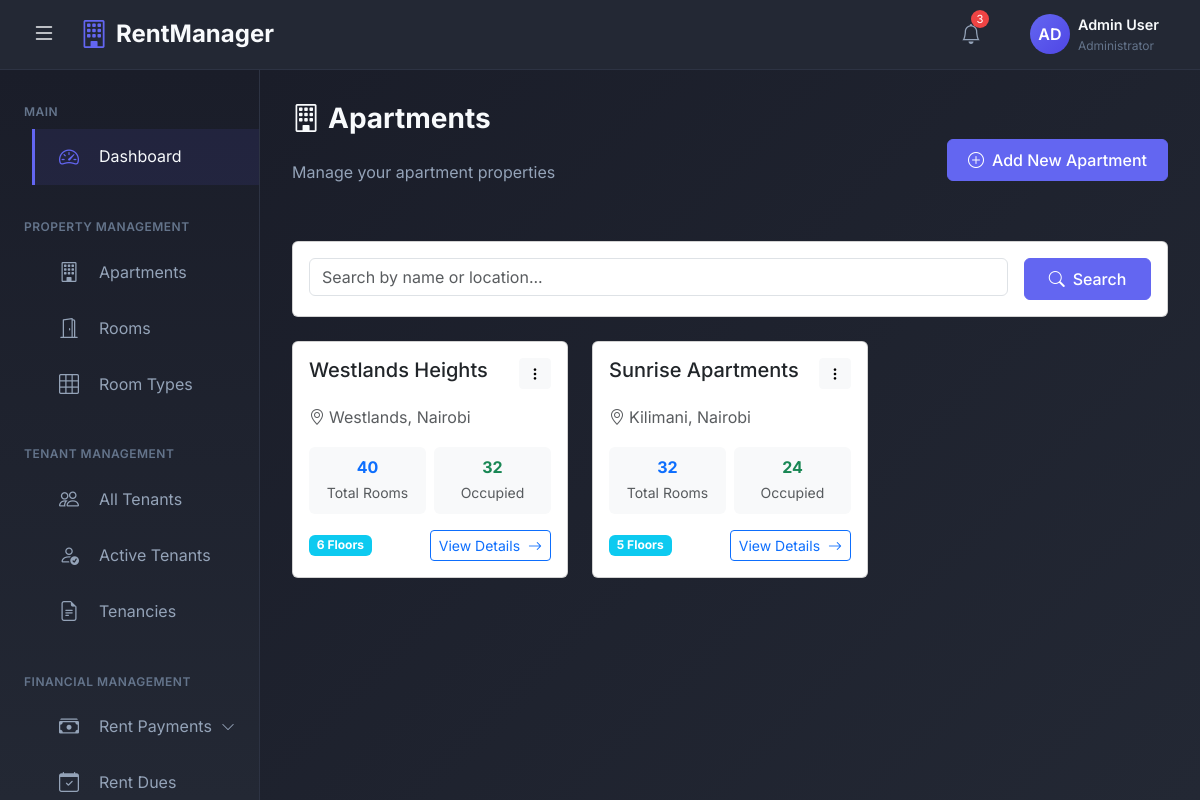
Page /apartments/ (signed in) on the committed database.
### rental_app/models.py (models this page shows, shortened)
class Apartment(models.Model):
    name = models.CharField(max_length=200)
    owner = models.ForeignKey(User, on_delete=models.CASCADE, related_name='apartments', limit_choices_to={'user_type': 'admin'})
    location = models.CharField(max_length=300)
    total_floors = models.IntegerField(validators=[MinValueValidator(1)])
    description = models.TextField(blank=True)
    water_rate_per_unit = models.DecimalField(max_digits=10, decimal_places=2, default=0.00)
    created_at = models.DateTimeField(auto_now_add=True)
    updated_at = models.DateTimeField(auto_now=True)

### rental_app/views.py (the view)
# urls.py: path('apartments/', views.apartment_list, name='apartment_list'),
@login_required
def apartment_list(request):
    apartments = Apartment.objects.filter(
        owner=request.user
    ).annotate(
        total_rooms=Count('rooms'),
        occupied_rooms=Count('rooms', filter=Q(rooms__status='occupied'))
    ).order_by('-created_at')
    search_query = request.GET.get('search', '')
    if search_query:
        apartments = apartments.filter(
            Q(name__icontains=search_query) |
            Q(location__icontains=search_query)
        )
    paginator = Paginator(apartments, 10)
    page_number = request.GET.get('page')
    apartments_page = paginator.get_page(page_number)
    context = {
        'apartments': apartments_page,
        'search_query': search_query,
        'total_apartments': apartments.count(),
    }
    return render(request, 'apartments/apartment_list.html', context)

### templates/apartments/apartment_list.html (shortened to what this page needs)
{% extends 'admin_base.html' %}
{% block content %}
<div class="page-header d-flex justify-content-between align-items-center mb-4">
    <div>
        <h1 class="page-title">
            <i class="bi bi-building me-2"></i>Apartments
        </h1>
        <p class="page-subtitle">Manage your apartment properties</p>
    </div>
    <a href="{% url 'apartment_create' %}" class="btn btn-primary">
        <i class="bi bi-plus-circle me-2"></i>Add New Apartment
    </a>
</div>
<div class="card mb-4">
    <div class="card-body">
        <form method="get" class="row g-3">
            <div class="col-md-10">
                <input type="text" name="search" class="form-control" placeholder="Search by name or location..." value="{{ search_query }}">
            </div>
            <div class="col-md-2">
                <button type="submit" class="btn btn-primary w-100">
                    <i class="bi bi-search me-2"></i>Search
                </button>
            </div>
        </form>
    </div>
</div>
<div class="row">
    {% for apartment in apartments %}
    <div class="col-lg-6 col-xl-4 mb-4">
        <div class="card h-100 hover-shadow">
            <div class="card-body">
                <div class="d-flex justify-content-between align-items-start mb-3">
                    <h5 class="card-title mb-0">{{ apartment.name }}</h5>
                    <div class="dropdown">
                        <button class="btn btn-sm btn-light" type="button" data-bs-toggle="dropdown">
                            <i class="bi bi-three-dots-vertical"></i>
                        </button>
                    </div>
                </div>
                <p class="text-muted mb-3">
                    <i class="bi bi-geo-alt me-1"></i>{{ apartment.location }}
                </p>
                <div class="row g-2 mb-3">
                    <div class="col-6">
                        <div class="bg-light p-2 rounded text-center">
                            <div class="fw-bold text-primary">{{ apartment.total_rooms }}</div>
                            <small class="text-muted">Total Rooms</small>
                        </div>
                    </div>
                    <div class="col-6">
                        <div class="bg-light p-2 rounded text-center">
                            <div class="fw-bold text-success">{{ apartment.occupied_rooms }}</div>
                            <small class="text-muted">Occupied</small>
                        </div>
                    </div>
                </div>
                <div class="d-flex justify-content-between align-items-center">
                    <span class="badge bg-info">{{ apartment.total_floors }} Floors</span>
                    <a href="{% url 'apartment_detail' apartment.pk %}" class="btn btn-sm btn-outline-primary">
                        View Details <i class="bi bi-arrow-right ms-1"></i>
                    </a>
                </div>
            </div>
        </div>
    </div>
    {% endfor %}
</div>
{% endblock %}

### templates/admin_base.html (style rules this page uses)
:root { --sidebar-width: 260px; --header-height: 70px; --primary-color: #1a1d29; --secondary-color: #232834; --accent-color: #6366f1; --accent-hover: #4f46e5; --text-primary: #f8fafc; --text-secondary: #94a3b8; --text-muted: #64748b; --border-color: #2d3343; --card-bg: #232834; --success-color: #10b981; --warning-color: #f59e0b; --danger-color: #ef4444; --bg-gradient: linear-gradient(135deg, #1a1d29 0%, #232834 100%); --sidebar-gradient: linear-gradient(180deg, #1a1d29 0%, #232834 100%); }
* { margin: 0; padding: 0; box-sizing: border-box; }
body { font-family: 'Inter', -apple-system, BlinkMacSystemFont, 'Segoe UI', Roboto, sans-serif; background-color: var(--primary-color); color: var(--text-primary); overflow-x: hidden; line-height: 1.6; font-weight: 400; }
.page-title { font-size: 1.75rem; font-weight: 700; color: var(--text-primary); margin-bottom: 1.5rem; }
.page-subtitle { font-size: 1rem; color: var(--text-secondary); margin-bottom: 2rem; }
.btn-primary { background-color: var(--accent-color); border-color: var(--accent-color); font-weight: 500; padding: 0.5rem 1.25rem; }
.main-content > * { animation: fadeIn 0.5s ease-out; }

### templates/apartments/apartment_list.html (style rules this page uses)
.hover-shadow { transition: all 0.3s ease; }

### rows in the picture
Apartment: name "Westlands Heights", location "Westlands, Nairobi", total_rooms "40", occupied_rooms "32", total_floors "6"
Apartment: name "Sunrise Apartments", location "Kilimani, Nairobi", total_rooms "32", occupied_rooms "24", total_floors "5"
